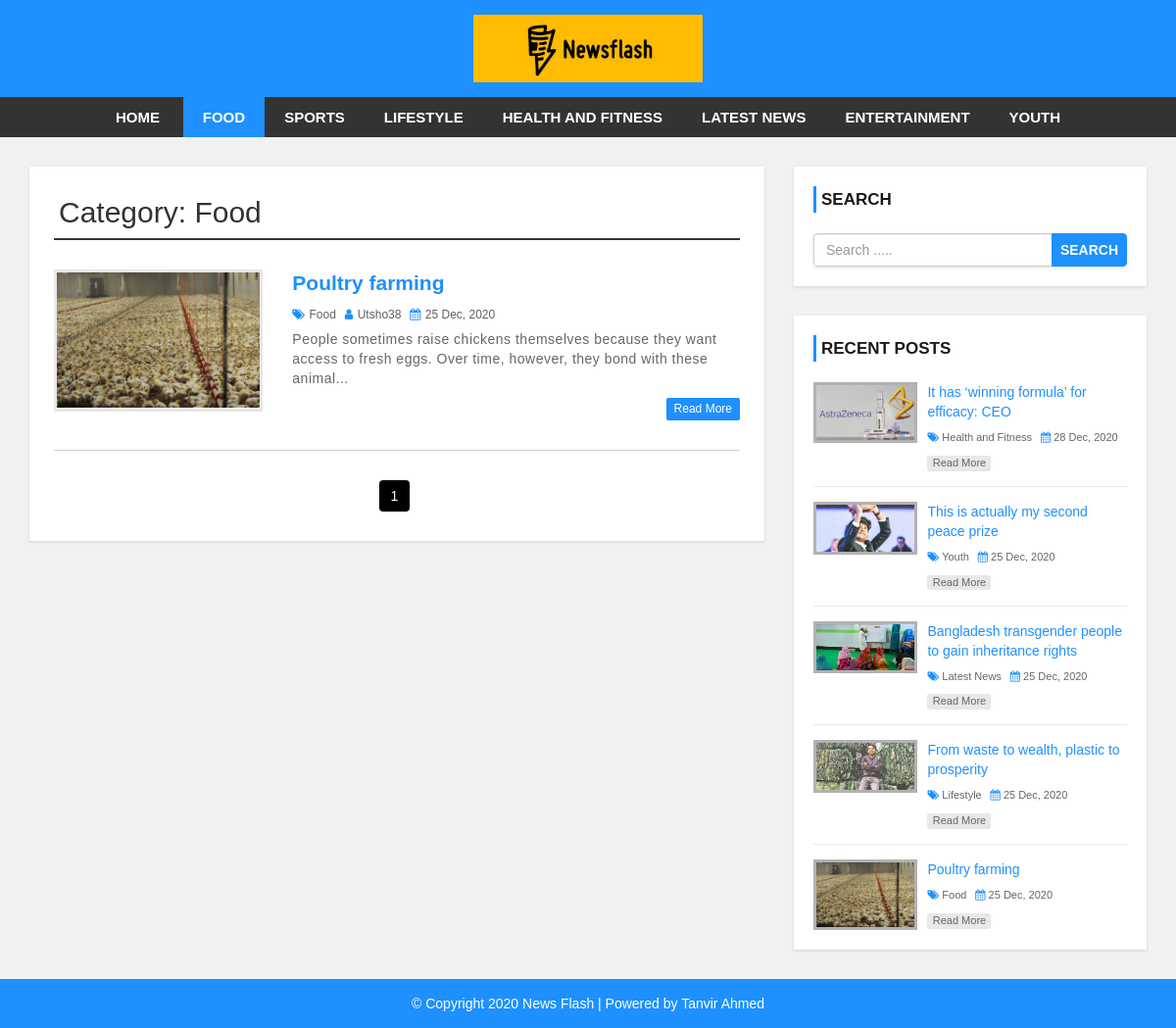
The app's page /category.php?cid=2 with its own data.
### tables this page shows
CREATE TABLE `settings` (
  `websitename` varchar(60) NOT NULL,
  `logo` varchar(50) NOT NULL,
  `footerdesc` varchar(255) NOT NULL
);

CREATE TABLE `category` (
  `category_id` int(11) NOT NULL,
  `category_name` varchar(100) NOT NULL,
  `post` int(11) NOT NULL DEFAULT 0
);

CREATE TABLE `post` (
  `post_id` int(11) NOT NULL,
  `title` varchar(100) NOT NULL,
  `description` text NOT NULL,
  `category` varchar(100) NOT NULL,
  `post_date` varchar(50) NOT NULL,
  `author` int(11) NOT NULL,
  `post_img` varchar(100) NOT NULL
);

CREATE TABLE `user` (
  `user_id` int(10) UNSIGNED NOT NULL,
  `first_name` varchar(30) NOT NULL,
  `last_name` varchar(30) NOT NULL,
  `username` varchar(30) DEFAULT NULL,
  `password` varchar(40) DEFAULT NULL,
  `role` int(11) NOT NULL
);

### config.php (called while the page is built, shortened)
<?php
    $hostname = "http://localhost/news-site";
?>

### category.php (the view, shortened to what this page needs)
<?php include 'header.php'; ?>
    <div id="main-content">
      <div class="container">
        <div class="row">
            <div class="col-md-8">
                <div class="post-container">
                <?php
                    require 'config.php';
                    if(isset($_GET['cid'])){
                        $cat_id = $_GET['cid'];
                    }
                    $sql1 = "SELECT * FROM category WHERE category_id = {$cat_id}";
                    $result1 = mysqli_query($conn, $sql1) or die("Query Failed.");
                    $row1 = mysqli_fetch_assoc($result1);
                ?>
                  <h2 class="page-heading">Category: <?php echo $row1['category_name']; ?></h2>
                  <?php
                        $limit = 3;
                        if(isset($_GET['page'])){
                            $page = $_GET['page'];
                        }else{
                            $page = 1;
                        }
                        $offset = ($page - 1) * $limit;
                        $sql = "SELECT * FROM post
                        LEFT JOIN category ON post.category = category.category_id
                        LEFT JOIN user ON post.author = user.user_id
                        WHERE post.category = '{$cat_id}'
                        ORDER BY post.post_id DESC LIMIT {$offset},{$limit}";
                        $result = mysqli_query($conn, $sql) or die("Query Failed.");
                        if(mysqli_num_rows($result) > 0){
                            while($row = mysqli_fetch_assoc($result)){
                    ?>
                        <div class="post-content">
                            <div class="row">
                                <div class="col-md-4">
                                    <a class="post-img" href="single.php?id=<?php echo $row['post_id']; ?>"><img src="admin/upload/<?php echo $row['post_img']; ?>" alt=""/></a>
                                </div>
                                <div class="col-md-8">
                                    <div class="inner-content clearfix">
                                        <h3><a href='single.php?id=<?php echo $row['post_id']; ?>'><?php echo $row['title']; ?></a></h3>
                                        <div class="post-information">
                                            <span>
                                                <i class="fa fa-tags" aria-hidden="true"></i>
                                                <a href='category.php?cid=<?php echo $row['category']; ?>'><?php echo $row['category_name']; ?></a>
                                            </span>
                                            <span>
                                                <i class="fa fa-user" aria-hidden="true"></i>
                                                <a href='author.php?aid=<?php echo $row['author']; ?>'><?php echo $row['username']; ?></a>
                                            </span>
                                            <span>
                                                <i class="fa fa-calendar" aria-hidden="true"></i>
                                                <?php echo $row['post_date']; ?>
                                            </span>
                                        </div>
                                        <p class="description"><?php echo substr($row['description'], 0, 130). "..."; ?></p>
                                        <a class='read-more pull-right' href='single.php?id=<?php echo $row['post_id']; ?>'>read more</a>
                                    </div>
                                </div>
                            </div>
                        </div>
                    <?php
                        }
                    }else{
                        echo "<h2>No Record Found.</h2>";
                    }
                    if(mysqli_num_rows($result1) > 0){
                        $total_records = $row1['post'];
                        $total_page = ceil($total_records / $limit);
                        echo "<ul class='pagination admin-pagination'>";
                        for($i=1; $i<=$total_page; $i++){
                            if($i == $page){
                                $active = "active";
                            }else{
                                $active = "";
                            }
                            echo '<li><a class="'.$active.'" href="index.php?cid='.$cat_id.'&page='.$i.'">'.$i.'</a></li>';
                        }
                        echo "</ul>";
                    }
                    ?>
                </div>
            </div>
            <?php include 'sidebar.php'; ?>
        </div>
      </div>
    </div>
<?php include 'footer.php'; ?>

### header.php (shortened to what this page needs)
<?php
    require "config.php";
?>
<!DOCTYPE html>
<html lang="en">
<head>
    <link rel="stylesheet" href="css/bootstrap.min.css" />
    <link rel="stylesheet" href="css/font-awesome.css">
    <link rel="stylesheet" href="css/style.css">
</head>
<body>
<div id="header">
    <div class="container">
        <div class="row">
            <div class=" col-md-offset-4 col-md-4">
            <?php
                require 'config.php';
                $sql = "SELECT * FROM settings";
                $result = mysqli_query($conn, $sql) or die("Query Failed.");
                if(mysqli_num_rows($result) > 0){
                    while($row = mysqli_fetch_assoc($result)){
                        if($row['logo'] == ""){
                            echo '<a href="index.php"><h1>'.$row['websitename'].'</h1></a>';
                        } else{
                            echo '<a href="index.php" id="logo"><img src="admin/images/'.$row['logo'].'"></a>';
                        }
                    }
                }
            ?>
            </div>
        </div>
    </div>
</div>
<div id="menu-bar">
    <div class="container">
        <div class="row">
            <div class="col-md-12">
            <?php
                require 'config.php';
                if(isset($_GET['cid'])){
                    $cat_id = $_GET['cid'];
                }
                $sql = "SELECT * FROM category WHERE post > 0";
                $result = mysqli_query($conn, $sql) or die("Query Failed. : Dynamic Category");
                if(mysqli_num_rows($result) > 0) {
                    $active = "";
            ?>
                <ul class='menu'>
                    <li><a href="<?php echo $hostname; ?>">Home</a></li>
                    <?php while($row = mysqli_fetch_array($result)) {
                        if(isset($_GET['cid'])){
                            if($row['category_id'] == $cat_id){
                                $active = "active";
                            }else{
                                 $active = "";
                            }
                        }
                        echo '<li><a class="'.$active.'" href="category.php?cid='.$row['category_id'].'">'.$row['category_name'].'</a></li>';
                    } ?>
                </ul>
                <?php } ?>
            </div>
        </div>
    </div>
</div>

### sidebar.php
<div id="sidebar" class="col-md-4">
    <div class="search-box-container">
        <h4>Search</h4>
        <form class="search-post" action="search.php" method ="GET">
            <div class="input-group">
                <input type="text" name="search" class="form-control" placeholder="Search ....." required>
                <span class="input-group-btn">
                    <button type="submit" class="btn btn-danger">Search</button>
                </span>
            </div>
        </form>
    </div>
    <div class="recent-post-container">
        <h4>Recent Posts</h4>
        <?php
            require 'config.php';
            $limit = 5;
            $sql = "SELECT * FROM post
            LEFT JOIN category ON post.category = category.category_id
            ORDER BY post.post_id DESC LIMIT {$limit}";
            $result = mysqli_query($conn, $sql) or die("Query Failed. : Recent Post.");
            if(mysqli_num_rows($result) > 0){
                while($row = mysqli_fetch_assoc($result)){
        ?>
        <div class="recent-post">
            <a class="post-img" href="single.php?id=<?php echo $row['post_id']; ?>">
                <img src="admin/upload/<?php echo $row['post_img']; ?>" alt=""/>
            </a>
            <div class="post-content">
                <h5><a href="single.php?id=<?php echo $row['post_id']; ?>"><?php echo $row['title']; ?></a></h5>
                <span>
                    <i class="fa fa-tags" aria-hidden="true"></i>
                    <a href='category.php?cid=<?php echo $row['category']; ?>'><?php echo $row['category_name']; ?></a>
                </span>
                <span>
                    <i class="fa fa-calendar" aria-hidden="true"></i>
                    <?php echo $row['post_date']; ?>
                </span>
                <a class="read-more" href="single.php?id=<?php echo $row['post_id']; ?>">read more</a>
            </div>
        </div>
        <?php
                }
            }
        ?>
    </div>
</div>

### footer.php
<div id ="footer">
    <div class="container">
        <div class="row">
            <div class="col-md-12">
            <?php
                require 'config.php';
                $sql = "SELECT * FROM settings";
                $result = mysqli_query($conn, $sql) or die("Query Failed.");
                if(mysqli_num_rows($result) > 0){
                    while($row = mysqli_fetch_assoc($result)){
            ?>
                <span><?php echo $row['footerdesc']; ?></span>
            <?php
                    }
                }
            ?>
            </div>
        </div>
    </div>
</div>
</body>
</html>

### css/style.css (style rules this page uses)
body { background: #f1f1f1; font-family: sans-serif,arial,Helvetica; }
a, a:hover, a:focus { text-decoration: none; outline: none; }
ul { margin:0; padding:0; list-style:none; }
h2.page-heading { margin: 5px 0 30px; padding: 0 5px 10px; border-bottom: 2px solid #333; }
form { background: #fff; padding: 25px; box-shadow:0 1px 3px rgba(0, 0, 0, 0.13); }
#header { background: #1e90ff; text-align: center; padding: 15px; }
#logo { display: inline-block; width: 65%; }
#logo img { width: 100%; }
#menu-bar { background: #333; text-align: center; }
#menu-bar .menu > li { display: inline-block; }
.menu > li > a { padding: 10px 20px; display: block; text-transform: uppercase; color: #fff; font-size: 15px; font-weight:600; transition:all 0.5s ease 0s; }
#menu-bar .menu > li > a:hover, #menu-bar .menu > li > a.active { color:#fff; background:#1e90ff; }
#main-content { padding: 30px 0; min-height: 750px; }
#main-content .post-container { background-color: #fff; padding: 25px; box-shadow: 0 1px 3px rgba(0, 0, 0, 0.13); }
#main-content .post-content { border-bottom: 1px solid #d1d1d1; padding: 0 0 30px; margin-bottom:30px; }
#main-content .post-content img { width: 100%; }
#main-content .post-content .post-img { border: 3px solid #e7e7e7; display: block; height: 145px; overflow: hidden; transition: border .3s; }
#main-content .post-content h3 { font-size: 21px; line-height: 28px; font-weight: 600; margin: 0 0 7px; }
#main-content .post-content h3 a { color: #1e90ff; transition:all 0.3s; }
#main-content .post-content .post-information span { color: #606060; font-size: 12px; text-transform: capitalize; margin: 0 5px 5px 0; display: inline-block; }
#main-content .post-content .post-information i { color: #1e90ff; margin-right: 1px; }
#main-content .post-content .post-information a { color: #606060; text-decoration: none; }
#main-content .post-content p, #main-content .single-post p { color: #666; font-size: 14px; letter-spacing: 0.5px; margin:0 0 10px; }
#main-content .post-content a.read-more { color: #fff; background-color: #1E90FF; font-size: 12px; text-transform: capitalize; padding: 3px 8px; border-radius: 2px; transition: all 0.3s; }
.pagination { display: block; text-align: center; margin: 0; }
.pagination li { display:inline-block; margin: 0 5px 0 0; }
.pagination li a { border: none; background: #1e90ff; color: #fff; }
i.fa { color:#222; }
#sidebar h4 { color: #1A1A1A; font-size: 17px; line-height: 27px; font-weight:600; text-transform: uppercase; padding: 0 0 0 5px; margin: 0 0 21px; border-left: 3px solid #1e90ff; }
#sidebar .search-box-container { background-color: #fff; padding: 20px; margin: 0 0 30px; box-shadow: 0 1px 3px rgba(0, 0, 0, 0.13); }
#sidebar .search-post { padding: 0; }
#sidebar .search-post input { color: #606060; }
#sidebar .search-post .btn { font-weight: 600; text-transform: uppercase; padding: 6px 8px; background-color: #1E90FF; border-color: #1E90FF; outline: none; }
#sidebar .recent-post-container { padding: 20px; background: #fff; box-shadow: 0 1px 3px rgba(0, 0, 0, 0.13); }
#sidebar .recent-post { border-bottom: 1px solid #e7e7e7; padding: 0 0 15px; margin: 0 0 15px; }
#sidebar .recent-post:last-child { margin: 0; padding: 0; border: none; }
#sidebar .recent-post .post-img { display: inline-block; width: 33%; border: 3px solid rgba(0,0,0,0.3); vertical-align: top; transition: border .3s; }
#sidebar .recent-post .post-img img { width: 100%; }
#sidebar .recent-post .post-content { width: 65%; display: inline-block; border: none; padding: 0 0 0 7px; margin: 0; }
#sidebar .recent-post h5 { font-size: 14px; line-height: 20px; margin: 0 0 5px; }
#sidebar .recent-post h5 a { color: #1E90FF; }
#sidebar .recent-post span { color: #666; font-size: 11px; display: inline-block; margin: 0 5px 10px 0; }
#sidebar .recent-post span a { color: #666; }
#sidebar .recent-post span i { color: #1E90FF; }
#sidebar .recent-post a.read-more { color: #666; background-color: rgba(0,0,0,0.09); width: 65px; font-size: 11px; text-align: center; padding: 0; display: block; transition: all 0.3s; }
#footer { color: #fff; padding:15px 0; text-align:center; background-color:#1e90ff; }
#footer a { color:#fff; }
li a.active { color: white; background-color: black; }

### records on screen
settings: logo (picture), footerdesc "© Copyright 2020 News Flash | Powered by Tanvir Ahmed"
category: category_name "FOOD", category_name "Food"
category: category_name "SPORTS"
category: category_name "LIFESTYLE"
category: category_name "HEALTH AND FITNESS"
category: category_name "LATEST NEWS"
category: category_name "ENTERTAINMENT"
category: category_name "YOUTH"
post: post_img (picture), title "Poultry farming", category.category_name "Food", user.username "Utsho38", post_date "25 Dec, 2020", description "People sometimes raise chickens themselves because they want access to fresh eggs. Over time, however, they bond with these animal"
post: post_img (picture), title "It has ‘winning formula’ for efficacy: CEO", category.category_name "Health and Fitness", post_date "28 Dec, 2020"
post: post_img (picture), title "This is actually my second peace prize", category.category_name "Youth", post_date "25 Dec, 2020"
post: post_img (picture), title "Bangladesh transgender people to gain inheritance rights", category.category_name "Latest News", post_date "25 Dec, 2020"
post: post_img (picture), title "From waste to wealth, plastic to prosperity", category.category_name "Lifestyle", post_date "25 Dec, 2020"
